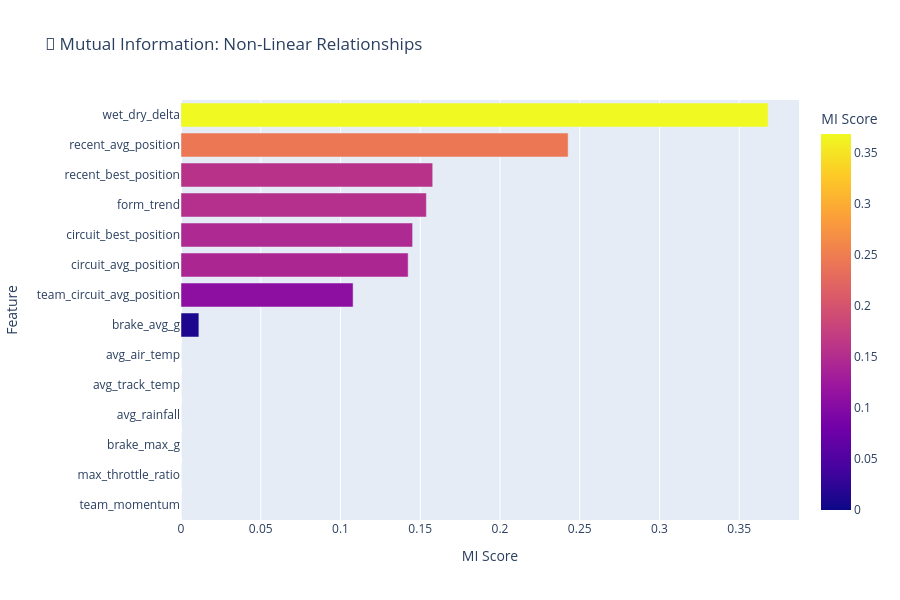

The notebook cell this image was saved under:
### Code cell
# Mutual Information (non-linear relationships)
mi_scores = mutual_info_regression(X, y, random_state=42)

mi_importance = pd.DataFrame({
    'feature': all_features,
    'mi_score': mi_scores
}).sort_values('mi_score', ascending=False)

# Plot
fig = px.bar(
    mi_importance.head(15),
    x='mi_score',
    y='feature',
    orientation='h',
    title='🔗 Mutual Information: Non-Linear Relationships',
    labels={'mi_score': 'MI Score', 'feature': 'Feature'},
    color='mi_score',
    color_continuous_scale='Plasma',
    height=600
)
fig.update_layout(yaxis={'categoryorder': 'total ascending'})
fig.show()

print("\n🔝 Top 10 features by Mutual Information:")
print(mi_importance.head(10).to_string(index=False))

### Figure 1 — Plotly figure (JSON) as saved in the notebook; plotly's stock layout.template omitted (floating-point values rounded to 4 significant figures)
{"data": [{"hovertemplate": "MI Score=%{marker.color}<br>Feature=%{y}<extra></extra>", "legendgroup": "", "marker": {"color": [0.3681, 0.2427, 0.1578, 0.1539, 0.1452, 0.1424, 0.1079, 0.01121, 0.0, 0.0, 0.0, 0.0, 0.0, 0.0], "coloraxis": "coloraxis", "pattern": {"shape": ""}}, "name": "", "orientation": "h", "showlegend": false, "textposition": "auto", "type": "bar", "x": [0.3681, 0.2427, 0.1578, 0.1539, 0.1452, 0.1424, 0.1079, 0.01121, 0.0, 0.0, 0.0, 0.0, 0.0, 0.0], "xaxis": "x", "y": ["wet_dry_delta", "recent_avg_position", "recent_best_position", "form_trend", "circuit_best_position", "circuit_avg_position", "team_circuit_avg_position", "brake_avg_g", "team_momentum", "max_throttle_ratio", "brake_max_g", "avg_rainfall", "avg_track_temp", "avg_air_temp"], "yaxis": "y"}], "layout": {"barmode": "relative", "coloraxis": {"colorbar": {"title": {"text": "MI Score"}}, "colorscale": [[0, "#0d0887"], [0.1111, "#46039f"], [0.2222, "#7201a8"], [0.3333, "#9c179e"], [0.4444, "#bd3786"], [0.5556, "#d8576b"], [0.6667, "#ed7953"], [0.7778, "#fb9f3a"], [0.8889, "#fdca26"], [1, "#f0f921"]]}, "height": 600, "legend": {"tracegroupgap": 0}, "title": {"text": "🔗 Mutual Information: Non-Linear Relationships"}, "xaxis": {"anchor": "y", "domain": [0, 1], "title": {"text": "MI Score"}}, "yaxis": {"anchor": "x", "categoryorder": "total ascending", "domain": [0, 1], "title": {"text": "Feature"}}}}
